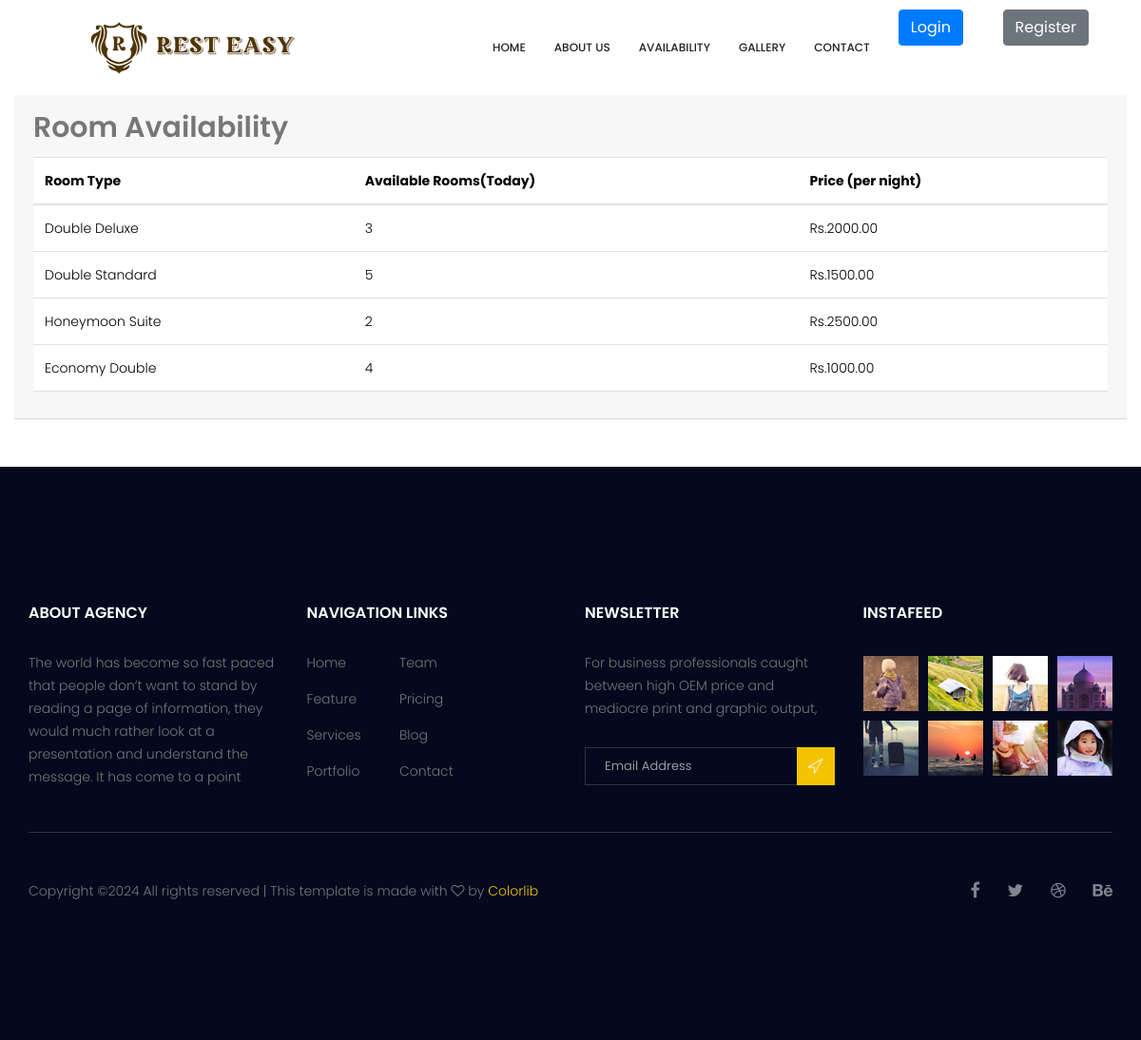
Page /bookings/room_availability/ on the committed database.
### bookings/models.py (models this page shows, shortened)
class Availability(models.Model):
    room = models.ForeignKey('Room', on_delete=models.CASCADE)
    start_date = models.DateField()
    end_date = models.DateField()
    available_rooms = models.IntegerField()
    price = models.DecimalField(max_digits=10, decimal_places=2)

class Room(models.Model):
    ROOM_TYPES = (
        ('Double Deluxe', 'Double Deluxe Room'),
        ('Double Standard', 'Double Standard Room'),
        ('Honeymoon Suite', 'Honeymoon Suite'),
        ('Economy Double', 'Economy Double'),
    )
    type = models.CharField(max_length=50, choices=ROOM_TYPES)
    price_per_night = models.DecimalField(max_digits=6, decimal_places=2)

### bookings/views.py (the view)
# urls.py: path('room_availability/', views.availability, name='availability'),
def availability(request):
    availability_list = Availability.objects.all()
    return render(request, 'bookings/availability.html', {'availability_list': availability_list})

### bookings/templates/bookings/availability.html
{% extends "base.html" %}
{% block content %}
<div class="container">
    <div class="container-sub">
        <div class="row justify-content-center">
            <div class="card-header">
                <h2>Room Availability</h2>
                {% if availability_list %}
                    <table class="table">
                        <thead>
                            <tr>
                                <th>Room Type</th>
                                <th>Available Rooms(Today)</th>
                                <th>Price (per night)</th>
                            </tr>
                        </thead>
                        <tbody>
                            {% for availability in availability_list %}
                            <tr>
                                <td>{{ availability.room.type }}</td>
                                <td>{{ availability.available_rooms }}</td>
                                <td>Rs.{{ availability.price }}</td>
                            </tr>
                            {% endfor %}
                        </tbody>
                    </table>
                {% else %}
                    <p>No availability data found.</p>
                {% endif %}
            </div>
        </div>
    </div>
</div>
{% endblock %}

### templates/base.html (shortened to what this page needs)
{% load static %}
<!DOCTYPE html>
<html lang="en">
    <head>
        <link rel="stylesheet" href="{% static 'css/bootstrap.css' %}">
        <link rel="stylesheet" href="{% static 'vendors/linericon/style.css' %}">
        <link rel="stylesheet" href="{% static 'css/font-awesome.min.css' %}">
        <link rel="stylesheet" href="{% static 'vendors/owl-carousel/owl.carousel.min.css' %}">
        <link rel="stylesheet" href="{% static 'vendors/bootstrap-datepicker/bootstrap-datetimepicker.min.css' %}">
        <link rel="stylesheet" href="{% static 'vendors/nice-select/css/nice-select.css' %}">
        <link href="https://cdn.jsdelivr.net/npm/bootstrap@5.3.3/dist/css/bootstrap.min.css" rel="stylesheet">
        <link href="https://stackpath.bootstrapcdn.com/bootstrap/4.5.2/css/bootstrap.min.css" rel="stylesheet">
        <link href="https://cdnjs.cloudflare.com/ajax/libs/bootstrap-datepicker/1.9.0/css/bootstrap-datepicker.min.css" rel="stylesheet">
        <link rel="stylesheet" href="{% static 'css/style.css' %}">
        <link rel="stylesheet" href="{% static 'css/responsive.css' %}">
    </head>
    <body>
<header class="header_area">
    <div class="container">
        <nav class="navbar navbar-expand-lg navbar-light" style="height: 100px;">
            <a class="navbar-brand logo_h" href="{% url 'home' %}"><img style="height: 230px;" src="{% static 'image/Logo.png' %}" alt=""></a>
            <div class="collapse navbar-collapse offset" id="navbarSupportedContent">
                <ul class="nav navbar-nav menu_nav ml-auto">
                    <li class="nav-item"><a class="nav-link" href="{% url 'home' %}">Home</a></li>
                    <li class="nav-item"><a class="nav-link" href="{% url 'about_us' %}">About us</a></li>
                    <li class="nav-item"><a class="nav-link" href="{% url 'bookings:availability' %}">Availability</a></li>
                    <li class="nav-item"><a class="nav-link" href="{% url 'gallery' %}">Gallery</a></li>
                    <li class="nav-item"><a class="nav-link" href="{% url 'contact' %}">Contact</a></li>
                    {% if user.is_authenticated %}
                    <li class="nav-item">
                        <a class="nav-link greeting" style="font-size: 15px; color: #0e79e4; font-weight:600;">Hello, {{ user.username }}!</a>
                    </li>
                        <li class="nav-item">
                            <a class="btn btn-success" href="{% url 'profile' %}" style="color: white; display: block; margin-bottom: 5px;">Profile</a>
                        </li>
                        <li class="nav-item">
                            <form method="POST" action="{% url 'logout' %}" style="display: block; margin-bottom: 5px;">
                                {% csrf_token %}
                                <button type="submit" class="btn btn-danger text-white" style="width: 100%;">Logout</button>
                            </form>
                        </li>
                    {% else %}
                        {% if not on_login_page %}
                            <li class="nav-item">
                                <button type="button" class="btn btn-primary">
                                    <a href="{% url 'login' %}" style="color: white;">Login</a>
                                </button>
                            </li> &nbsp; &nbsp;
                            <li class="nav-item">
                                <button type="button" class="btn btn-secondary">
                                    <a href="{% url 'register' %}" style="color: white;">Register</a>
                                </button>
                            </li>
                        {% endif %}
                    {% endif %}
                </ul>
            </div>
        </nav>
    </div>
</header>
        {% block content %}{% endblock %}
        <footer class="footer-area section_gap">
            <div class="container">
                <div class="row">
                    <div class="col-lg-3  col-md-6 col-sm-6">
                        <div class="single-footer-widget">
                            <h6 class="footer_title">About Agency</h6>
                            <p>The world has become so fast paced that people don’t want to stand by reading a page of information, they would much rather look at a presentation and understand the message. It has come to a point </p>
                        </div>
                    </div>
                    <div class="col-lg-3 col-md-6 col-sm-6">
                        <div class="single-footer-widget">
                            <h6 class="footer_title">Navigation Links</h6>
                            <div class="row">
                                <div class="col-4">
                                    <ul class="list_style">
                                        <li><a href="#">Home</a></li>
                                        <li><a href="#">Feature</a></li>
                                        <li><a href="#">Services</a></li>
                                        <li><a href="#">Portfolio</a></li>
                                    </ul>
                                </div>
                                <div class="col-4">
                                    <ul class="list_style">
                                        <li><a href="#">Team</a></li>
                                        <li><a href="#">Pricing</a></li>
                                        <li><a href="#">Blog</a></li>
                                        <li><a href="#">Contact</a></li>
                                    </ul>
                                </div>
                            </div>
                        </div>
                    </div>
                    <div class="col-lg-3 col-md-6 col-sm-6">
                        <div class="single-footer-widget">
                            <h6 class="footer_title">Newsletter</h6>
                            <p>For business professionals caught between high OEM price and mediocre print and graphic output, </p>
                            <div id="mc_embed_signup">
                                <form target="_blank" action="https://spondonit.us12.list-manage.com/subscribe/post?u=1462626880ade1ac87bd9c93a&amp;id=92a4423d01" method="get" class="subscribe_form relative">
                                    <div class="input-group d-flex flex-row">
                                        <input name="EMAIL" placeholder="Email Address" onfocus="this.placeholder = ''" onblur="this.placeholder = 'Email Address '" required="" type="email">
                                        <button class="btn sub-btn"><span class="lnr lnr-location"></span></button>
                                    </div>
                                </form>
                            </div>
                        </div>
                    </div>
                    <div class="col-lg-3 col-md-6 col-sm-6">
                        <div class="single-footer-widget instafeed">
                            <h6 class="footer_title">InstaFeed</h6>
                            <ul class="list_style instafeed d-flex flex-wrap">
                                <li><img src="{% static 'image/instagram/Image-01.jpg' %}" alt=""></li>
                                <li><img src="{% static 'image/instagram/Image-02.jpg' %}" alt=""></li>
                                <li><img src="{% static 'image/instagram/Image-03.jpg' %}" alt=""></li>
                                <li><img src="{% static 'image/instagram/Image-04.jpg' %}" alt=""></li>
                                <li><img src="{% static 'image/instagram/Image-05.jpg' %}" alt=""></li>
                                <li><img src="{% static 'image/instagram/Image-06.jpg' %}" alt=""></li>
                                <li><img src="{% static 'image/instagram/Image-07.jpg' %}" alt=""></li>
                                <li><img src="{% static 'image/instagram/Image-08.jpg' %}" alt=""></li>
                            </ul>
                        </div>
                    </div>
                </div>
                <div class="border_line"></div>
                <div class="row footer-bottom d-flex justify-content-between align-items-center">
                    <p class="col-lg-8 col-sm-12 footer-text m-0">
                        Copyright &copy;<script>document.write(new Date().getFullYear());</script> All rights reserved | This template is made with
                        <i class="fa fa-heart-o" aria-hidden="true"></i> by <a href="https://colorlib.com" target="_blank">Colorlib</a>
                    </p>
                    <div class="col-lg-4 col-sm-12 footer-social">
                        <a href="#"><i class="fa fa-facebook"></i></a>
                        <a href="#"><i class="fa fa-twitter"></i></a>
                        <a href="#"><i class="fa fa-dribbble"></i></a>
                        <a href="#"><i class="fa fa-behance"></i></a>
                    </div>
                </div>
            </div>
        </footer>
    </body>
</html>

### static/css/style.css (style rules this page uses)
.list_style { list-style: none; margin: 0px; padding: 0px; }
a { text-decoration: none; -webkit-transition: all 0.3s ease-in-out; -o-transition: all 0.3s ease-in-out; transition: all 0.3s ease-in-out; }
body { line-height: 24px; font-size: 14px; font-family: "Poppins", sans-serif; font-weight: 300; color: #777777; }
h1, h2, h3, h4, h5, h6 { font-family: "Poppins", sans-serif; font-weight: 600; }
@media (min-width: 1200px) { .container { max-width: 1170px; } }
.section_gap { padding: 120px 0; }
.header_area { position: absolute; top: 0; left: 0; width: 100%; z-index: 20; }
.navbar { padding: 0px; border: 0px; border-radius: 0px; }
.navbar { background: #fff; padding: 0px 25px; }
.navbar .logo_h { padding-top: 0px; }
.navbar .menu_nav .nav-item .nav-link { font: 500 12px/80px "Poppins", sans-serif; color: #222222; text-transform: uppercase; padding: 0px; }
.navbar .menu_nav .nav-item .nav-link:after { display: none; }
.navbar .menu_nav .nav-item + li { margin-left: 30px; }
h2 { font-size: 30px; }
h6 { font-size: 14px; }
h1, h2, h3, h4, h5, h6 { line-height: 1.5em; }
.footer-area { background: #04091e; padding: 142px 0px; }
.single-footer-widget ul li a { line-height: 25px; display: inline-block; color: #777; -webkit-transition: all 0.3s linear; -o-transition: all 0.3s linear; transition: all 0.3s linear; margin-bottom: 13px; }
.single-footer-widget .instafeed { margin-left: -5px; margin-right: -5px; }
.single-footer-widget .instafeed li { margin: 5px; }
.single-footer-widget .subscribe_form { padding-top: 13px; }
.single-footer-widget .input-group { display: block !important; }
.single-footer-widget input { width: 100%; border: 1px solid #333333; font-size: 13px; line-height: 30px; padding-right: 40px; height: 40px; color: #999999; background: transparent; padding-left: 20px; }
.single-footer-widget .sub-btn { background: #f3c300; color: #fff; font-weight: 300; border-radius: 0; line-height: 34px; padding: 4px 11px 0px; cursor: pointer; position: absolute; right: 0px; top: 0px; }
.footer_title { font-size: 16px; line-height: 24px; font-weight: 600; color: #fff; text-transform: uppercase; margin-bottom: 28px; }
.border_line { width: 100%; height: 1px; background: #333333; margin-top: 30px; }
.footer-bottom { padding-top: 46px; }
.footer-bottom .footer-text a { color: #f3c300; }
.footer-bottom .footer-social { text-align: right; }
.footer-bottom .footer-social a { font-size: 18px; line-height: 30px; color: #82848f; margin-left: 25px; -webkit-transition: all 0.3s linear; -o-transition: all 0.3s linear; transition: all 0.3s linear; }

### templates/base.html (style rules this page uses)
.container-sub { padding-top: 100px; padding-bottom: 50px; }

### rows in the picture
Availability: room.type "Double Deluxe", available_rooms "3", price "2000.00"
Availability: room.type "Double Standard", available_rooms "5", price "1500.00"
Availability: room.type "Honeymoon Suite", available_rooms "2", price "2500.00"
Availability: room.type "Economy Double", available_rooms "4", price "1000.00"
